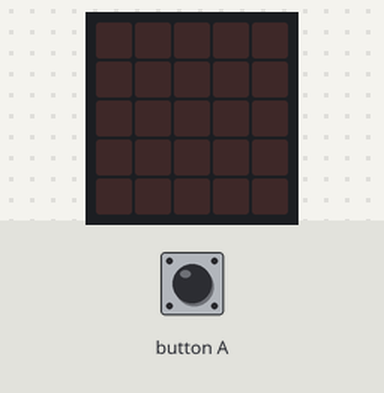
Recording of a program running on a simulated BBC micro:bit running MicroPython. On the bench: the board's 5×5 LED display. The inputs (shaded band) are chosen by the test bench. Dim RGB values are drawn brighter than linear.

Above: at 1.2 s.
1.3 s: button A pressed for 0.15 s
At 2.57 s:
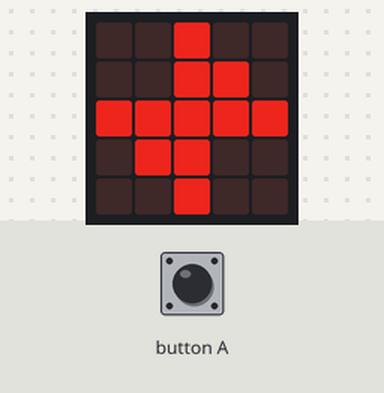
4.3 s: button A pressed for 1 s
At 5.4 s:
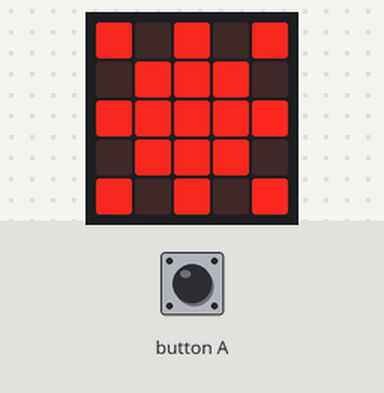
8.3 s: button A pressed for 0.15 s
At 9.14 s:
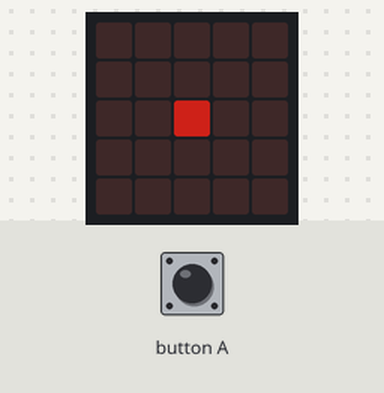
11.4 s: button A pressed for 3.2 s
At 11.77 s:
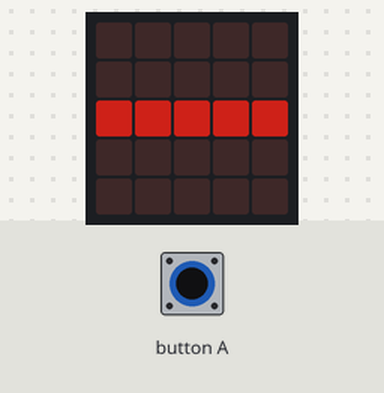
Timing chart, 0 to 14.4 s (numbered marks = the images above; inputs shaded):
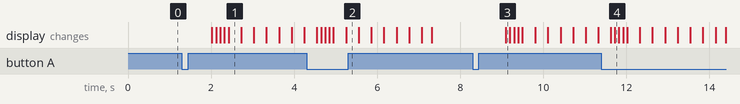

Measured:
- after the input at 1.3 s, the display: first changes after 0.72 s (image 1 shows a later state)
- after the input at 4.3 s, the display: first differs from a run without the input after 0.25 s (image 2 shows a later state)
- after the input at 8.3 s, the display: changes after 0.80 s (image 3)
- after the input at 11.4 s, the display: first changes after 0.22 s (image 4 shows a later state)

The program:

Anna.py
```python
from microbit import *
firework1 = Image("00000:00000:00400:00000:00000")
firework2 = Image("00000:00000:44444:00000:00000")
firework3 = Image("00000:00400:44444:00400:00000")
firework4 = Image("00500:00500:55555:00500:00500")
firework5 = Image("00700:00770:77777:07700:00700")
firework6 = Image("90909:09990:99999:09990:90909")


def fade():
    for x in range(0,5):
        for y in range(0,5):
            br = display.get_pixel(x,y)
            if br > 0:
                display.set_pixel(x, y, br-1)
            sleep(10)


while True:
    if button_a.was_pressed():
        display.show(firework1)
        sleep(100)
        display.show(firework2)
        sleep(100)
        display.show(firework3)
        sleep(100)
        display.show(firework4)
        sleep(100)
        display.show(firework5)
        sleep(100)
        display.show(firework6)
    fade()
    fade()
    fade()
    fade()
    fade()
    fade()
    fade()
    fade()
```
